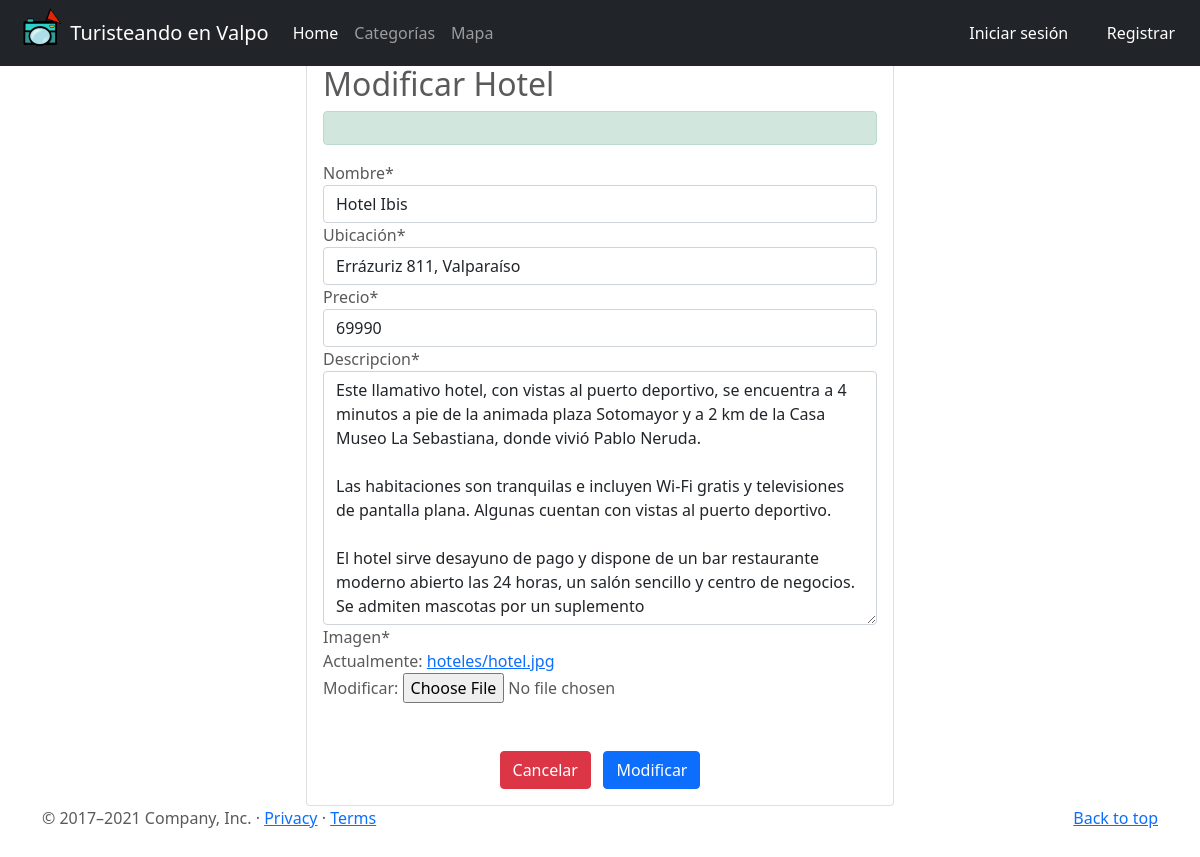
The page /modificar_hotel/1/ on the database its author committed.
### app/models.py (models this page shows, shortened)
class Hotel(models.Model):
    nombre = models.CharField(max_length=50)
    ubicacion = models.CharField(max_length=60)
    precio = models.IntegerField(null=False)
    descripcion = models.TextField()
    estrellas = models.IntegerField(null=True)
    imagen = models.ImageField(upload_to="hoteles",null=True)

### app/views.py (the view)
# urls.py: path('modificar_hotel/<id>/', views.modificar_hotel, name='modificar_hotel'),
def modificar_hotel(request, id):
    hotel = Hotel.objects.get(id=id)
    data= {
        'form' : FormularioHotel(instance = hotel),
    }
    if request.method == 'POST' :
        formulario = FormularioHotel(data=request.POST, instance=hotel, files=request.FILES)
        if formulario.is_valid():
            formulario.save()
            data['mensaje'] = "Modificado Correctamente"
        data['form'] = FormularioHotel(instance=Hotel.objects.get(id=id))
    return render(request, 'app/modificar_hotel.html', data)

### app/forms.py
class FormularioHotel(ModelForm):
    nombre = forms.CharField(label='Nombre')
    ubicacion = forms.CharField(label='Ubicación')
    precio = forms.IntegerField(label='Precio')
    descripcion = forms.Textarea()
    class Meta:
        model = models.Hotel
        fields = ['nombre', 'ubicacion', 'precio', 'descripcion', 'imagen']
        help_texts = {k:"" for k in fields}

### app/templates/app/modificar_hotel.html (shortened to what this page needs)
{% extends 'app/base.html' %}
{% load static %}
{% load humanize %}
{% load crispy_forms_tags %}
{% block contenido %}
<div class="row">
    <div class="col-12 col-md-6 offset-md-3">
        <div class="card">
            <div class="card-body">
                <h2>Modificar Hotel</h2>
                <div>
                    <p class="alert alert-success">{{ mensaje }}</p>
                </div>
                <form class="form" method="post" enctype="multipart/form-data">
                    <table>
                        {{ form | crispy }}
                    </table>
                    <br>
                    <br>
                    <div class="d-flex justify-content-center">
                        <a class="btn btn-danger" href="{% url 'listar_hotel' %}">Cancelar</a>
                        <input type="submit" value="Modificar" class="btn btn-primary">
                    </div>
                </form>
            </div>
        </div>
    </div>
</div>
{% endblock %}

### app/static/css/carousel.css (style rules this page uses)
body { padding-top: 3rem; padding-bottom: 3rem; color: #5a5a5a; }

### rows shown on the page
Hotel: nombre "Hotel Ibis", ubicacion "Errázuriz 811, Valparaíso", precio "69990", descripcion "Este llamativo hotel, con vistas al puerto deportivo, se encuentra a 4 minutos a pie de la animada plaza Sotomayor y a 2 km de la Casa Museo La Sebastiana, donde vivió Pablo Neruda. Las habitaciones son tranquilas e incluyen Wi-Fi gratis y televisiones de pantalla plana. Algunas cuentan con vistas al puerto deportivo. El hotel sirve desayuno de pago y dispone de un bar restaurante moderno abierto las 24 horas, un salón sencillo y centro de negocios. Se admiten mascotas por un suplemento"
